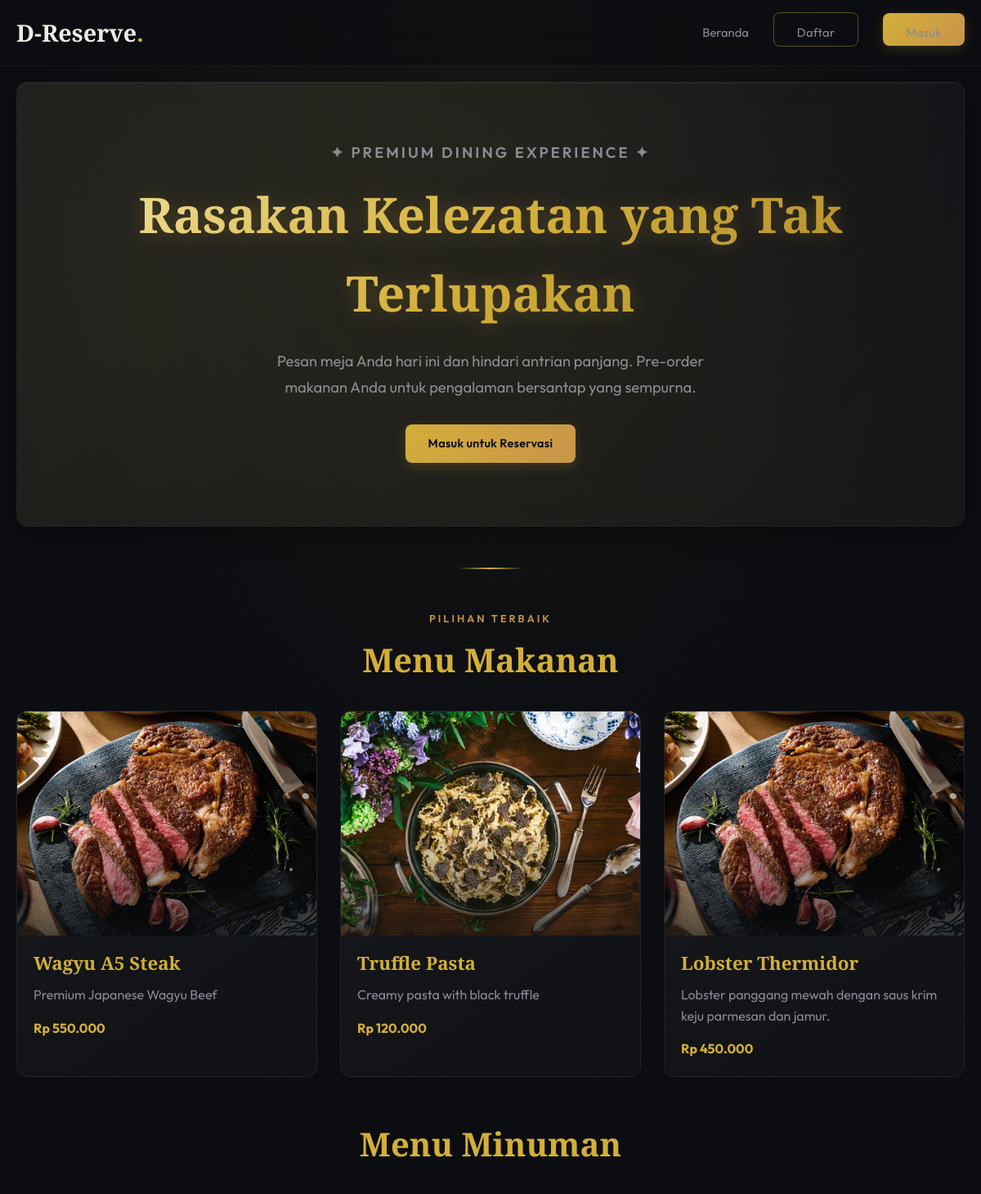
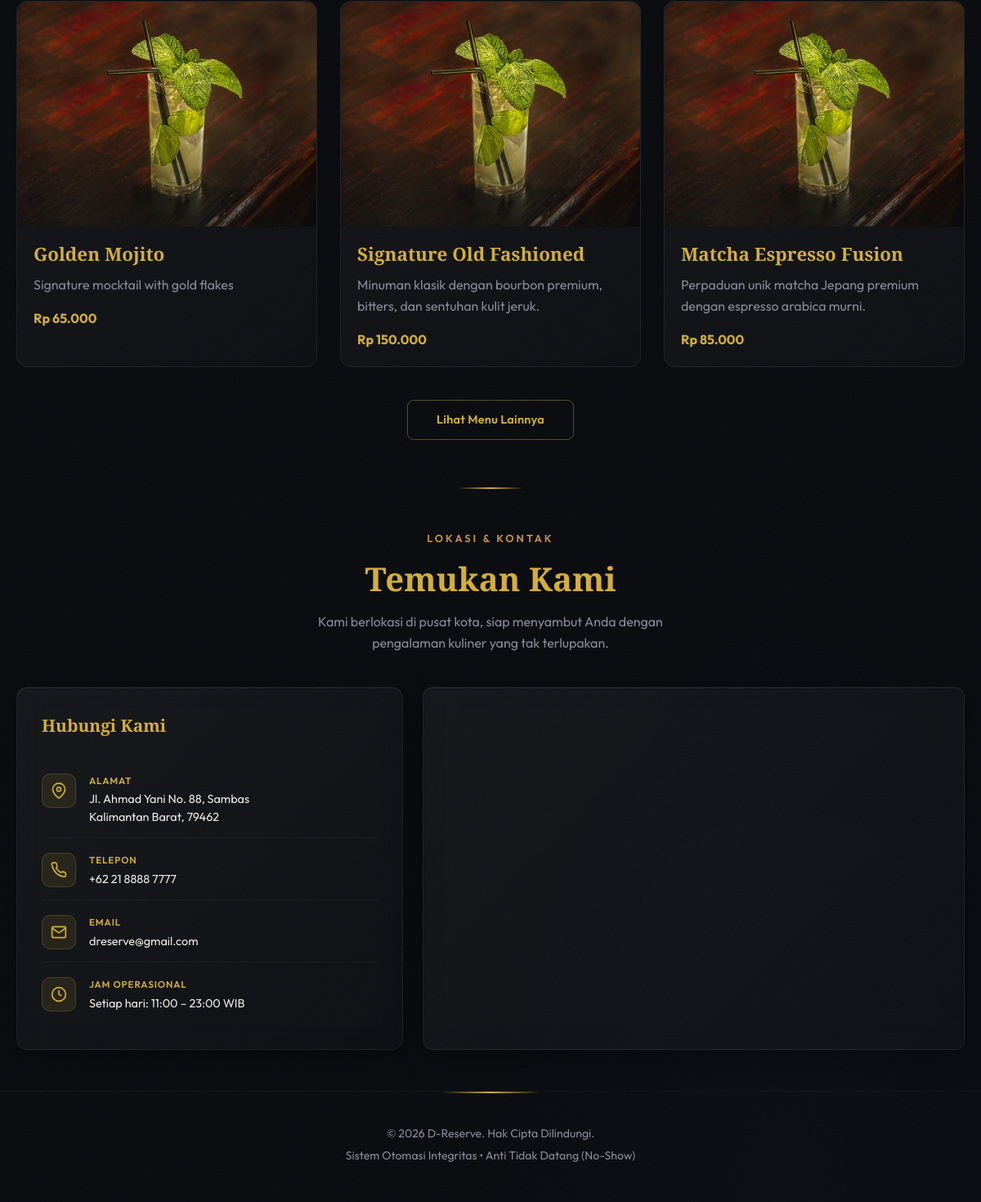
The page /public/index.php on the database its author committed (2 pictures, top to bottom).
### tables this page shows
CREATE TABLE `menus` (
  `id` int(11) NOT NULL,
  `name` varchar(100) NOT NULL,
  `description` text DEFAULT NULL,
  `price` decimal(10,2) NOT NULL,
  `image_url` varchar(255) DEFAULT NULL,
  `is_available` tinyint(1) DEFAULT 1,
  `category` enum('makanan','minuman') NOT NULL DEFAULT 'makanan'
);

### views/home.php (the view, shortened to what this page needs)
<?php
require_once '../views/layout/header.php';
$db = new Database();
$conn = $db->getConnection();
$stmtFood = $conn->prepare("SELECT * FROM menus WHERE is_available = 1 AND category = 'makanan' LIMIT 3");
$stmtFood->execute();
$foodMenus = $stmtFood->fetchAll(PDO::FETCH_ASSOC);
$stmtDrink = $conn->prepare("SELECT * FROM menus WHERE is_available = 1 AND category = 'minuman' LIMIT 3");
$stmtDrink->execute();
$drinkMenus = $stmtDrink->fetchAll(PDO::FETCH_ASSOC);
?>
<section class="hero glass-panel">
    <p class="section-sub" style="margin-bottom:12px;">✦ Premium Dining Experience ✦</p>
    <h1>Rasakan Kelezatan yang Tak Terlupakan</h1>
    <p>Pesan meja Anda hari ini dan hindari antrian panjang. Pre-order makanan Anda untuk pengalaman bersantap yang sempurna.</p>
    <?php if(!isset($_SESSION['user_id'])): ?>
        <a href="index.php?action=login" class="btn btn-primary">Masuk untuk Reservasi</a>
    <?php else: ?>
        <a href="index.php?action=book" class="btn btn-primary">Pesan Meja Sekarang</a>
    <?php endif; ?>
</section>
<div style="width:80px; height:2px; background:linear-gradient(90deg, transparent, var(--primary-color), transparent); margin:50px auto 0; border-radius:2px;"></div>
<section style="margin-top: 50px;">
    <p class="section-sub">Pilihan Terbaik</p>
    <h2 style="text-align: center; margin-bottom: 30px;">Menu Makanan</h2>
    <div class="grid">
        <?php foreach($foodMenus as $menu): ?>
        <?php
            $imgSrc = !empty($menu['image_url']) ? '/D-Reserve/public/' . ltrim($menu['image_url'], '/') : null;
            if (!$imgSrc || !file_exists($_SERVER['DOCUMENT_ROOT'] . $imgSrc)) {
                $nameLower = strtolower($menu['name']);
                if (str_contains($nameLower, 'wagyu') || str_contains($nameLower, 'steak') || str_contains($nameLower, 'foie') || str_contains($nameLower, 'duck') || str_contains($nameLower, 'lobster')) $imgSrc = '/D-Reserve/public/img/wagyua5.webp';
                elseif (str_contains($nameLower, 'pasta') || str_contains($nameLower, 'truffle') || str_contains($nameLower, 'risotto')) $imgSrc = '/D-Reserve/public/img/trufflepasta.webp';
                else $imgSrc = null;
            }
        ?>
        <div class="item-card">
            <?php if($imgSrc): ?>
            <div class="img-zoom-wrap">
                <img src="<?= htmlspecialchars($imgSrc) ?>" alt="<?= htmlspecialchars($menu['name']) ?>">
            </div>
            <?php endif; ?>
            <h3><?= htmlspecialchars($menu['name']) ?></h3>
            <p><?= htmlspecialchars($menu['description']) ?></p>
            <p style="color: var(--primary-color); font-weight: bold;">Rp <?= number_format($menu['price'], 0, ',', '.') ?></p>
        </div>
        <?php endforeach; ?>
    </div>
    <h2 style="text-align: center; margin-top: 50px; margin-bottom: 30px;">Menu Minuman</h2>
    <div class="grid">
        <?php foreach($drinkMenus as $menu): ?>
        <?php
            $imgSrc = !empty($menu['image_url']) ? '/D-Reserve/public/' . ltrim($menu['image_url'], '/') : null;
            if (!$imgSrc || !file_exists($_SERVER['DOCUMENT_ROOT'] . $imgSrc)) {
                $nameLower = strtolower($menu['name']);
                if (str_contains($nameLower, 'mojito') || str_contains($nameLower, 'drink') || str_contains($nameLower, 'martini') || str_contains($nameLower, 'kombucha') || str_contains($nameLower, 'matcha') || str_contains($nameLower, 'old fashioned')) $imgSrc = '/D-Reserve/public/img/Mojito.jpg';
                else $imgSrc = null;
            }
        ?>
        <div class="item-card">
            <?php if($imgSrc): ?>
            <div class="img-zoom-wrap">
                <img src="<?= htmlspecialchars($imgSrc) ?>" alt="<?= htmlspecialchars($menu['name']) ?>">
            </div>
            <?php endif; ?>
            <h3><?= htmlspecialchars($menu['name']) ?></h3>
            <p><?= htmlspecialchars($menu['description']) ?></p>
            <p style="color: var(--primary-color); font-weight: bold;">Rp <?= number_format($menu['price'], 0, ',', '.') ?></p>
        </div>
        <?php endforeach; ?>
    </div>
    <div style="text-align: center; margin-top: 40px;">
        <a href="index.php?action=menus" class="btn btn-outline" style="padding: 12px 35px;">Lihat Menu Lainnya</a>
    </div>
</section>
<div style="width:80px; height:2px; background:linear-gradient(90deg, transparent, var(--primary-color), transparent); margin:50px auto 0; border-radius:2px;"></div>
<section style="margin-top: 50px;">
    <p class="section-sub">Lokasi & Kontak</p>
    <h2 style="text-align:center; margin-bottom: 8px;">Temukan Kami</h2>
    <p style="text-align:center; margin-bottom:40px; max-width:500px; margin-left:auto; margin-right:auto;">
        Kami berlokasi di pusat kota, siap menyambut Anda dengan pengalaman kuliner yang tak terlupakan.
    </p>
    <div class="contact-layout">
        <div class="glass-panel contact-info">
            <h3 style="font-size:1.3rem; margin-bottom:24px;">Hubungi Kami</h3>
            <div class="contact-item">
                <div class="contact-icon">
                    <svg width="20" height="20" fill="none" stroke="currentColor" stroke-width="2" viewBox="0 0 24 24"><path d="M21 10c0 7-9 13-9 13s-9-6-9-13a9 9 0 0 1 18 0z"/><circle cx="12" cy="10" r="3"/></svg>
                </div>
                <div>
                    <p class="contact-label">Alamat</p>
                    <p class="contact-value">Jl. Ahmad Yani No. 88, Sambas<br>Kalimantan Barat, 79462</p>
                </div>
            </div>
            <div class="contact-item">
                <div class="contact-icon">
                </div>
                <div>
                    <p class="contact-label">Telepon</p>
                    <p class="contact-value">+62 21 8888 7777</p>
                </div>
            </div>
            <div class="contact-item">
                <div class="contact-icon">
                    <svg width="20" height="20" fill="none" stroke="currentColor" stroke-width="2" viewBox="0 0 24 24"><path d="M4 4h16c1.1 0 2 .9 2 2v12c0 1.1-.9 2-2 2H4c-1.1 0-2-.9-2-2V6c0-1.1.9-2 2-2z"/><polyline points="22,6 12,13 2,6"/></svg>
                </div>
                <div>
                    <p class="contact-label">Email</p>
                    <p class="contact-value">dreserve@gmail.com</p>
                </div>
            </div>
            <div class="contact-item">
                <div class="contact-icon">
                    <svg width="20" height="20" fill="none" stroke="currentColor" stroke-width="2" viewBox="0 0 24 24"><circle cx="12" cy="12" r="10"/><polyline points="12 6 12 12 16 14"/></svg>
                </div>
                <div>
                    <p class="contact-label">Jam Operasional</p>
                    <p class="contact-value">Setiap hari: 11:00 – 23:00 WIB</p>
                </div>
            </div>
        </div>
        <div class="contact-map glass-panel" style="padding:0; overflow:hidden;">
            <iframe
                src="https://www.google.com/maps/embed?pb=!1m18!1m12!1m3!1d3966.4!2d106.8227!3d-6.2088!2m3!1f0!2f0!3f0!3m2!1i1024!2i768!4f13.1!3m3!1m2!1s0x2e69f3e945e34b9d%3A0x5371bf0fdad786a2!2sJl.%20Jend.%20Sudirman%2C%20Jakarta%20Pusat!5e0!3m2!1sid!2sid!4v1"
                width="100%" height="100%"
                style="border:0; display:block; min-height:380px;"
                allowfullscreen=""
                loading="lazy"
>
            </iframe>
        </div>
    </div>
</section>
<?php require_once '../views/layout/footer.php'; ?>

### public/index.php (shortened to what this page needs)
<?php
$action = isset($_GET['action']) ? $_GET['action'] : 'home';
switch($action) {
    case 'home':
        require_once '../views/home.php';
        break;
}
?>

### views/layout/header.php (shortened to what this page needs)
<!DOCTYPE html>
<html lang="id">
<head>
    <link rel="stylesheet" href="css/style.css">
</head>
<body>
    <nav class="navbar">
        <div class="container nav-container">
            <a href="index.php?action=home" class="logo">D-Reserve<span>.</span></a>
            <ul class="nav-links">
                <li><a href="index.php?action=home">Beranda</a></li>
                <?php if(isset($_SESSION['user_id'])): ?>
                    <?php if($_SESSION['user_role'] === 'admin'): ?>
                        <li><a href="index.php?action=admin_dashboard" class="btn btn-outline" style="border-color: var(--primary-color); font-size:0.85rem; padding:8px 16px;">⚙ Panel Admin</a></li>
                    <?php else: ?>
                        <li><a href="index.php?action=book">Pesan Meja</a></li>
                        <li><a href="index.php?action=my_reservations">Reservasi Saya</a></li>
                    <?php endif; ?>
                    <li class="nav-dropdown">
                        <a href="javascript:void(0)" class="nav-dropdown-toggle">
                            Hai, <?= htmlspecialchars(explode(' ', trim($_SESSION['user_name'] ?? 'User'))[0]) ?> ▾
                        </a>
                        <ul class="dropdown-menu">
                            <?php if($_SESSION['user_role'] !== 'admin'): ?>
                                <li><a href="index.php?action=profile">Profil Saya</a></li>
                            <?php endif; ?>
                            <li><a href="index.php?action=logout" class="dropdown-item-danger">Keluar</a></li>
                        </ul>
                    </li>
                <?php else: ?>
                    <li><a href="index.php?action=register" class="btn btn-outline">Daftar</a></li>
                    <li><a href="index.php?action=login" class="btn btn-primary">Masuk</a></li>
                <?php endif; ?>
            </ul>
        </div>
    </nav>
    <main class="container">

### views/layout/footer.php (shortened to what this page needs)
    </main>
    <footer>
        <div class="container footer-content">
            <p>&copy; <?= date('Y') ?> D-Reserve. Hak Cipta Dilindungi.</p>
            <p>Sistem Otomasi Integritas &bull; Anti Tidak Datang (No-Show)</p>
        </div>
    </footer>
</body>
</html>

### rows shown on the page
menus: name "Wagyu A5 Steak", description "Premium Japanese Wagyu Beef", price "550.000"
menus: shows a picture, name "Truffle Pasta", description "Creamy pasta with black truffle", price "120.000"
menus: name "Lobster Thermidor", description "Lobster panggang mewah dengan saus krim keju parmesan dan jamur.", price "450.000"
menus: name "Golden Mojito", description "Signature mocktail with gold flakes", price "65.000"
menus: name "Signature Old Fashioned", description "Minuman klasik dengan bourbon premium, bitters, dan sentuhan kulit jeruk.", price "150.000"
menus: name "Matcha Espresso Fusion", description "Perpaduan unik matcha Jepang premium dengan espresso arabica murni.", price "85.000"
